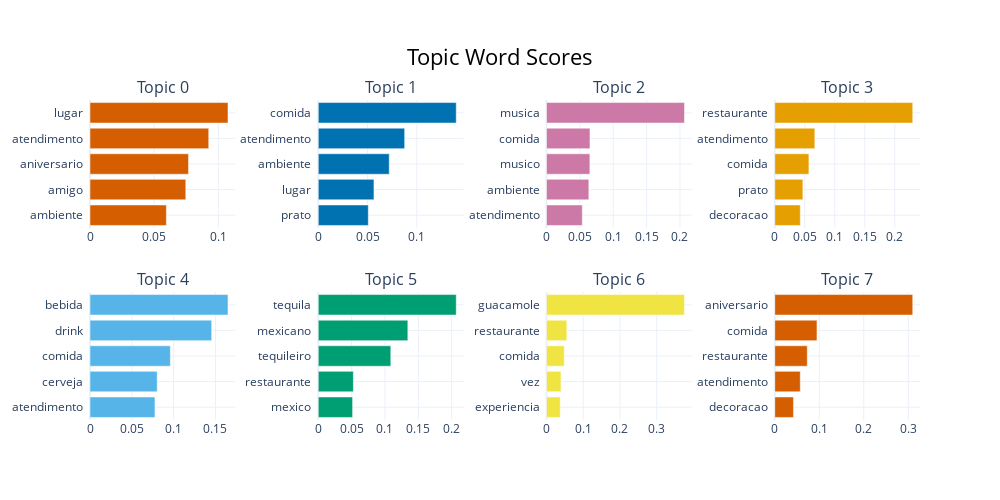

Notebook cell for this chart:
### Markdown cell above
#### Visualização dos tópicos

### Code cell
topic_model.visualize_barchart(top_n_topics=20)

### Figure 1 — Plotly figure (JSON) as saved in the notebook; plotly's stock layout.template omitted (floating-point values rounded to 4 significant figures)
{"data": [{"marker": {"color": "#D55E00"}, "orientation": "h", "type": "bar", "x": [0.05953, 0.07467, 0.07679, 0.09255, 0.1076], "xaxis": "x", "y": ["ambiente  ", "amigo  ", "aniversario  ", "atendimento  ", "lugar  "], "yaxis": "y"}, {"marker": {"color": "#0072B2"}, "orientation": "h", "type": "bar", "x": [0.05077, 0.0565, 0.07201, 0.08766, 0.14], "xaxis": "x2", "y": ["prato  ", "lugar  ", "ambiente  ", "atendimento  ", "comida  "], "yaxis": "y2"}, {"marker": {"color": "#CC79A7"}, "orientation": "h", "type": "bar", "x": [0.05366, 0.06344, 0.06499, 0.06514, 0.2068], "xaxis": "x3", "y": ["atendimento  ", "ambiente  ", "musico  ", "comida  ", "musica  "], "yaxis": "y3"}, {"marker": {"color": "#E69F00"}, "orientation": "h", "type": "bar", "x": [0.04259, 0.04686, 0.0569, 0.06678, 0.2299], "xaxis": "x4", "y": ["decoracao  ", "prato  ", "comida  ", "atendimento  ", "restaurante  "], "yaxis": "y4"}, {"marker": {"color": "#56B4E9"}, "orientation": "h", "type": "bar", "x": [0.07768, 0.08035, 0.09606, 0.1455, 0.165], "xaxis": "x5", "y": ["atendimento  ", "cerveja  ", "comida  ", "drink  ", "bebida  "], "yaxis": "y5"}, {"marker": {"color": "#009E73"}, "orientation": "h", "type": "bar", "x": [0.05149, 0.05262, 0.1087, 0.1343, 0.2068], "xaxis": "x6", "y": ["mexico  ", "restaurante  ", "tequileiro  ", "mexicano  ", "tequila  "], "yaxis": "y6"}, {"marker": {"color": "#F0E442"}, "orientation": "h", "type": "bar", "x": [0.0374, 0.03937, 0.04845, 0.05539, 0.3759], "xaxis": "x7", "y": ["experiencia  ", "vez  ", "comida  ", "restaurante  ", "guacamole  "], "yaxis": "y7"}, {"marker": {"color": "#D55E00"}, "orientation": "h", "type": "bar", "x": [0.04201, 0.05736, 0.07302, 0.09486, 0.31], "xaxis": "x8", "y": ["decoracao  ", "atendimento  ", "restaurante  ", "comida  ", "aniversario  "], "yaxis": "y8"}], "layout": {"annotations": [{"font": {"size": 16}, "showarrow": false, "text": "Topic 0", "x": 0.0875, "xanchor": "center", "xref": "paper", "y": 1, "yanchor": "bottom", "yref": "paper"}, {"font": {"size": 16}, "showarrow": false, "text": "Topic 1", "x": 0.3625, "xanchor": "center", "xref": "paper", "y": 1, "yanchor": "bottom", "yref": "paper"}, {"font": {"size": 16}, "showarrow": false, "text": "Topic 2", "x": 0.6375, "xanchor": "center", "xref": "paper", "y": 1, "yanchor": "bottom", "yref": "paper"}, {"font": {"size": 16}, "showarrow": false, "text": "Topic 3", "x": 0.9125, "xanchor": "center", "xref": "paper", "y": 1, "yanchor": "bottom", "yref": "paper"}, {"font": {"size": 16}, "showarrow": false, "text": "Topic 4", "x": 0.0875, "xanchor": "center", "xref": "paper", "y": 0.4, "yanchor": "bottom", "yref": "paper"}, {"font": {"size": 16}, "showarrow": false, "text": "Topic 5", "x": 0.3625, "xanchor": "center", "xref": "paper", "y": 0.4, "yanchor": "bottom", "yref": "paper"}, {"font": {"size": 16}, "showarrow": false, "text": "Topic 6", "x": 0.6375, "xanchor": "center", "xref": "paper", "y": 0.4, "yanchor": "bottom", "yref": "paper"}, {"font": {"size": 16}, "showarrow": false, "text": "Topic 7", "x": 0.9125, "xanchor": "center", "xref": "paper", "y": 0.4, "yanchor": "bottom", "yref": "paper"}], "height": 500, "hoverlabel": {"bgcolor": "white", "font": {"family": "Rockwell", "size": 16}}, "showlegend": false, "title": {"font": {"color": "Black", "size": 22}, "text": "Topic Word Scores", "x": 0.5, "xanchor": "center", "yanchor": "top"}, "width": 1000, "xaxis": {"anchor": "y", "domain": [0, 0.175], "showgrid": true}, "xaxis2": {"anchor": "y2", "domain": [0.275, 0.45], "showgrid": true}, "xaxis3": {"anchor": "y3", "domain": [0.55, 0.725], "showgrid": true}, "xaxis4": {"anchor": "y4", "domain": [0.825, 1], "showgrid": true}, "xaxis5": {"anchor": "y5", "domain": [0, 0.175], "showgrid": true}, "xaxis6": {"anchor": "y6", "domain": [0.275, 0.45], "showgrid": true}, "xaxis7": {"anchor": "y7", "domain": [0.55, 0.725], "showgrid": true}, "xaxis8": {"anchor": "y8", "domain": [0.825, 1], "showgrid": true}, "yaxis": {"anchor": "x", "domain": [0.6, 1], "showgrid": true}, "yaxis2": {"anchor": "x2", "domain": [0.6, 1], "showgrid": true}, "yaxis3": {"anchor": "x3", "domain": [0.6, 1], "showgrid": true}, "yaxis4": {"anchor": "x4", "domain": [0.6, 1], "showgrid": true}, "yaxis5": {"anchor": "x5", "domain": [0, 0.4], "showgrid": true}, "yaxis6": {"anchor": "x6", "domain": [0, 0.4], "showgrid": true}, "yaxis7": {"anchor": "x7", "domain": [0, 0.4], "showgrid": true}, "yaxis8": {"anchor": "x8", "domain": [0, 0.4], "showgrid": true}}}
